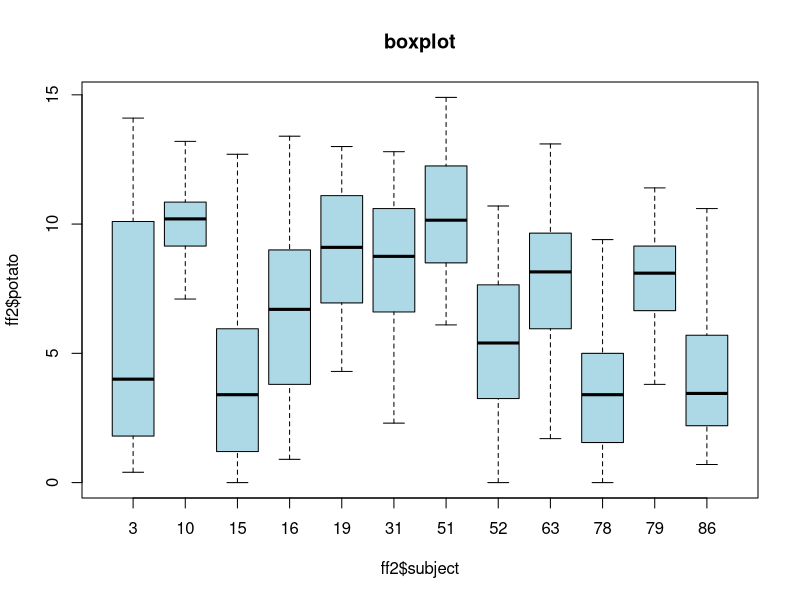
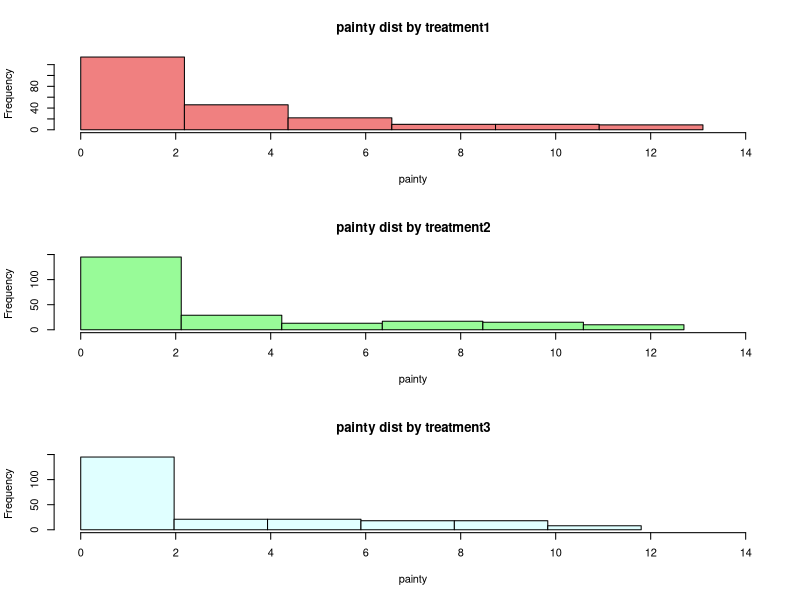
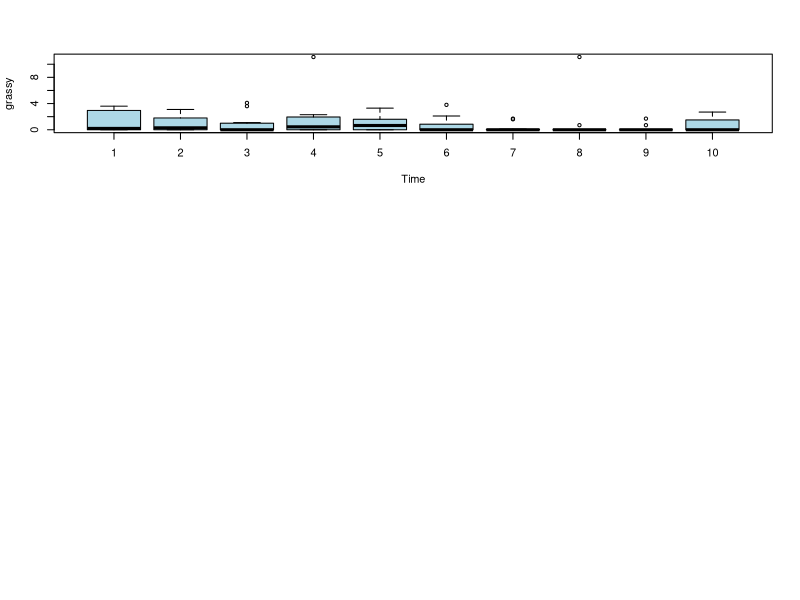

Here is the R script that generated these plots, in order:
if(!require(reshape2)){install.packages('reshape2'); library(reshape2)}

#1
ff <- french_fries
str(ff)

#2
ff2 <- na.omit(ff)
mean1 <- aggregate(potato ~ subject, ff2, mean)
mean1
boxplot(ff2$potato ~ ff2$subject, main = 'boxplot', col = 'lightblue')

#3
apply(ff2[,5:9], 2, mean)

#4
par(mfrow = c(3,1))
attach(ff2)
x1 <- painty[treatment == 1]
x2 <- painty[treatment == 2]
x3 <- painty[treatment == 3]

hist(x1, xlab = 'painty', main = 'painty dist by treatment1',
     xlim = c(0, 14), col = 'light coral', breaks = seq(min(x1), max(x1), length = 7))
hist(x2, xlab = 'painty', main = 'painty dist by treatment2',
     xlim = c(0, 14), col = 'pale green', breaks = seq(min(x2), max(x2), length = 7))

hist(x3, xlab = 'painty', main = 'painty dist by treatment3',
     xlim = c(0, 14), col = 'light cyan', breaks = seq(min(x3), max(x3), length = 7))

#5
library(dplyr)

ff2 %>% group_by(subject) %>% summarise(total = n())

df <- ff2 %>% group_by(subject) %>% summarise(total = n()) %>% arrange(desc(total)) %>% head(6)
x <- unlist(df[1], use.name = F)

df2 <- subset(ff2, treatment == 1 & subject %in% x)

boxplot(grassy ~ time, data = df2, xlab = 'Time', ylab = 'grassy', col = 'lightblue')



